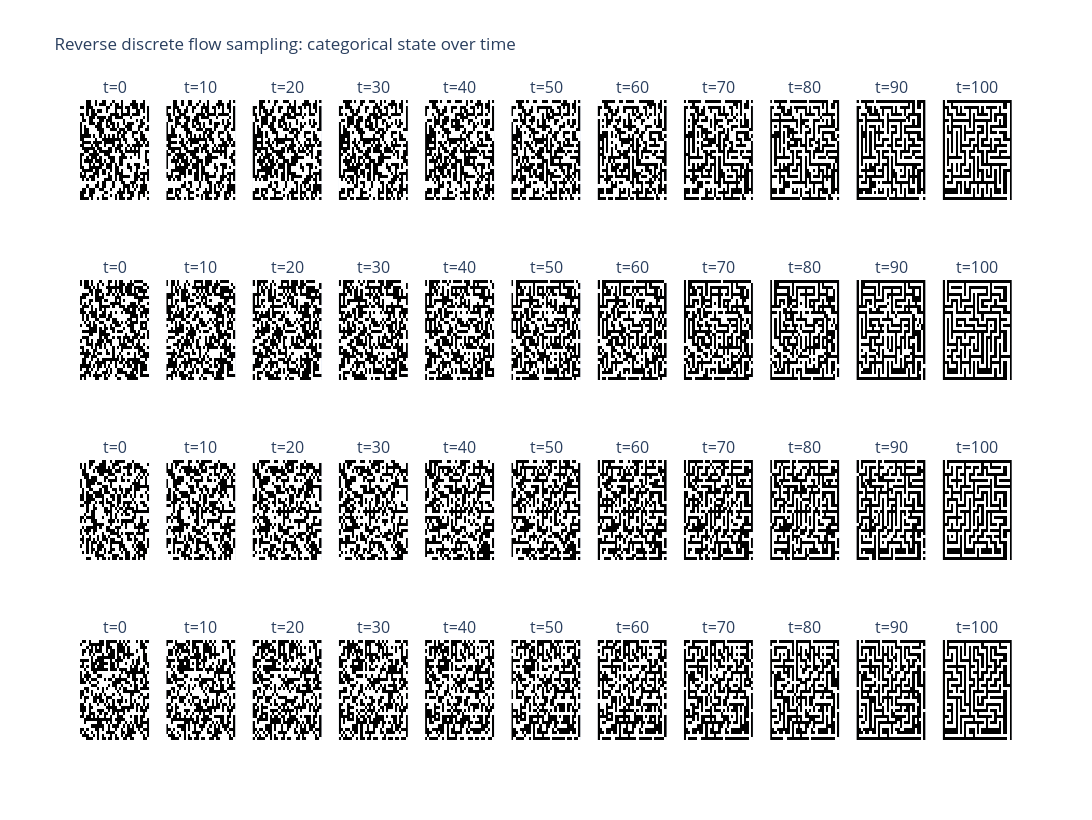
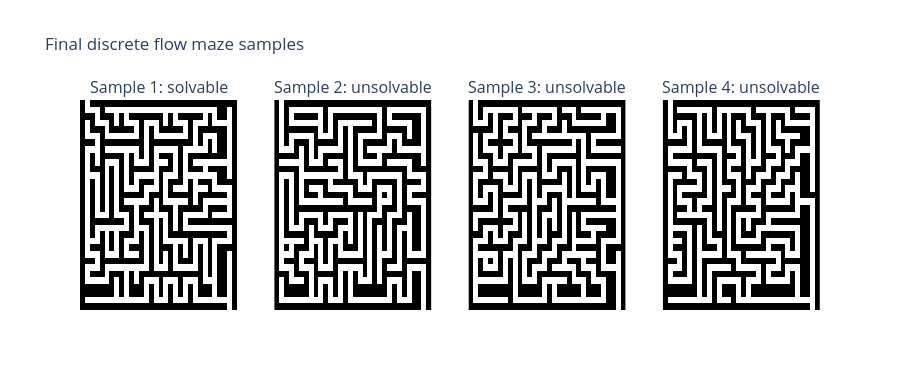

The notebook cell these images were saved under, in order:
### Markdown cell above
## 6. Reverse Sampling and Solvability

Start from a fresh uniform binary grid at $t=0$. At each step evaluate the endpoint posterior and independently flip pixels according to the learned discrete flow probability. The state remains categorical throughout; there is no embedding projection or temperature schedule. Finally measure connectivity between the fixed maze entrance and exit.

### Code cell
N_METRIC_SAMPLES = 128
N_TO_SHOW = 4
PREVIEW_TIMES = list(range(0, FLOW_STEPS + 1, 10))


@torch.no_grad()
def sample_discrete_flow(model, n_samples, capture_times=()):
    model.eval()
    x = torch.randint(0, NUM_CLASSES, (n_samples, 32, 32), device=DEVICE)
    initial_prior = x.clone()
    captures = {0: x.clone()} if 0 in capture_times else {}
    capture_times = set(capture_times)

    for step in range(FLOW_STEPS):
        t = step / FLOW_STEPS
        dt = 1.0 / FLOW_STEPS
        times = torch.full((n_samples,), t * TIME_EMBEDDING_SCALE, device=DEVICE)
        endpoint_probabilities = model(one_hot_pixels(x), times).softmax(dim=1)
        p_current = endpoint_probabilities.gather(1, x[:, None]).squeeze(1)
        p_endpoint_differs = (1.0 - p_current).clamp(0.0, 1.0)
        path_hazard_fraction = min(dt / max(1.0 - t, 1e-8), 1.0)
        p_jump = (p_endpoint_differs * path_hazard_fraction).clamp(0.0, 1.0)
        jump = torch.rand(p_jump.shape, device=DEVICE) < p_jump
        x = torch.where(jump, 1 - x, x)
        if step + 1 in capture_times:
            captures[step + 1] = x.clone()
    return x, captures, initial_prior


samples, snapshots, initial_prior = sample_discrete_flow(
    model, N_METRIC_SAMPLES, PREVIEW_TIMES
)
hard_samples = samples.cpu().numpy().astype(np.uint8)
print(
    f"Initial uniform prior class-1 fraction: {initial_prior.float().mean().item():.3f} (expected about 0.5)"
)

fig = make_subplots(
    rows=N_TO_SHOW,
    cols=len(PREVIEW_TIMES),
    subplot_titles=[f"t={step}" for _ in range(N_TO_SHOW) for step in PREVIEW_TIMES],
)
for row in range(N_TO_SHOW):
    for col, step in enumerate(PREVIEW_TIMES, start=1):
        fig.add_trace(
            go.Heatmap(
                z=snapshots[step][row].cpu().numpy(),
                zmin=0,
                zmax=1,
                colorscale=[[0, "black"], [1, "white"]],
                showscale=False,
            ),
            row=row + 1,
            col=col,
        )
fig.update_layout(
    title="Reverse discrete flow sampling: categorical state over time",
    height=820,
    width=1900,
)
fig.update_xaxes(showticklabels=False)
fig.update_yaxes(showticklabels=False, autorange="reversed")
fig.show()

solved = np.array([solvability_rate([maze]) for maze in hard_samples], dtype=bool)
print(f"Solvable samples: {solved.sum()}/{len(solved)} ({solved.mean():.1%})")
hard_fig = make_subplots(
    rows=1,
    cols=N_TO_SHOW,
    subplot_titles=[
        f"Sample {i + 1}: {'solvable' if solved[i] else 'unsolvable'}"
        for i in range(N_TO_SHOW)
    ],
)
for i in range(N_TO_SHOW):
    hard_fig.add_trace(
        go.Heatmap(
            z=hard_samples[i],
            zmin=0,
            zmax=1,
            colorscale=[[0, "black"], [1, "white"]],
            showscale=False,
        ),
        row=1,
        col=i + 1,
    )
hard_fig.update_layout(title="Final discrete flow maze samples", height=390, width=900)
hard_fig.update_xaxes(showticklabels=False)
hard_fig.update_yaxes(showticklabels=False, autorange="reversed")
hard_fig.show()

### Figure 1 — Plotly figure (JSON) as saved in the notebook; plotly's stock layout.template omitted (floating-point values rounded to 4 significant figures; data arrays with more than 128 entries replaced by an {"elided": "..."} marker saying what was removed)
{"data": [{"colorscale": [[0, "black"], [1, "white"]], "showscale": false, "type": "heatmap", "xaxis": "x", "yaxis": "y", "z": {"elided": "32x32 int values"}, "zmax": 1, "zmin": 0}, {"colorscale": [[0, "black"], [1, "white"]], "showscale": false, "type": "heatmap", "xaxis": "x2", "yaxis": "y2", "z": {"elided": "32x32 int values"}, "zmax": 1, "zmin": 0}, {"colorscale": [[0, "black"], [1, "white"]], "showscale": false, "type": "heatmap", "xaxis": "x3", "yaxis": "y3", "z": {"elided": "32x32 int values"}, "zmax": 1, "zmin": 0}, {"colorscale": [[0, "black"], [1, "white"]], "showscale": false, "type": "heatmap", "xaxis": "x4", "yaxis": "y4", "z": {"elided": "32x32 int values"}, "zmax": 1, "zmin": 0}, {"colorscale": [[0, "black"], [1, "white"]], "showscale": false, "type": "heatmap", "xaxis": "x5", "yaxis": "y5", "z": {"elided": "32x32 int values"}, "zmax": 1, "zmin": 0}, {"colorscale": [[0, "black"], [1, "white"]], "showscale": false, "type": "heatmap", "xaxis": "x6", "yaxis": "y6", "z": {"elided": "32x32 int values"}, "zmax": 1, "zmin": 0}, {"colorscale": [[0, "black"], [1, "white"]], "showscale": false, "type": "heatmap", "xaxis": "x7", "yaxis": "y7", "z": {"elided": "32x32 int values"}, "zmax": 1, "zmin": 0}, {"colorscale": [[0, "black"], [1, "white"]], "showscale": false, "type": "heatmap", "xaxis": "x8", "yaxis": "y8", "z": {"elided": "32x32 int values"}, "zmax": 1, "zmin": 0}, {"colorscale": [[0, "black"], [1, "white"]], "showscale": false, "type": "heatmap", "xaxis": "x9", "yaxis": "y9", "z": {"elided": "32x32 int values"}, "zmax": 1, "zmin": 0}, {"colorscale": [[0, "black"], [1, "white"]], "showscale": false, "type": "heatmap", "xaxis": "x10", "yaxis": "y10", "z": {"elided": "32x32 int values"}, "zmax": 1, "zmin": 0}, {"colorscale": [[0, "black"], [1, "white"]], "showscale": false, "type": "heatmap", "xaxis": "x11", "yaxis": "y11", "z": {"elided": "32x32 int values"}, "zmax": 1, "zmin": 0}, {"colorscale": [[0, "black"], [1, "white"]], "showscale": false, "type": "heatmap", "xaxis": "x12", "yaxis": "y12", "z": {"elided": "32x32 int values"}, "zmax": 1, "zmin": 0}, {"colorscale": [[0, "black"], [1, "white"]], "showscale": false, "type": "heatmap", "xaxis": "x13", "yaxis": "y13", "z": {"elided": "32x32 int values"}, "zmax": 1, "zmin": 0}, {"colorscale": [[0, "black"], [1, "white"]], "showscale": false, "type": "heatmap", "xaxis": "x14", "yaxis": "y14", "z": {"elided": "32x32 int values"}, "zmax": 1, "zmin": 0}, {"colorscale": [[0, "black"], [1, "white"]], "showscale": false, "type": "heatmap", "xaxis": "x15", "yaxis": "y15", "z": {"elided": "32x32 int values"}, "zmax": 1, "zmin": 0}, {"colorscale": [[0, "black"], [1, "white"]], "showscale": false, "type": "heatmap", "xaxis": "x16", "yaxis": "y16", "z": {"elided": "32x32 int values"}, "zmax": 1, "zmin": 0}, {"colorscale": [[0, "black"], [1, "white"]], "showscale": false, "type": "heatmap", "xaxis": "x17", "yaxis": "y17", "z": {"elided": "32x32 int values"}, "zmax": 1, "zmin": 0}, {"colorscale": [[0, "black"], [1, "white"]], "showscale": false, "type": "heatmap", "xaxis": "x18", "yaxis": "y18", "z": {"elided": "32x32 int values"}, "zmax": 1, "zmin": 0}, {"colorscale": [[0, "black"], [1, "white"]], "showscale": false, "type": "heatmap", "xaxis": "x19", "yaxis": "y19", "z": {"elided": "32x32 int values"}, "zmax": 1, "zmin": 0}, {"colorscale": [[0, "black"], [1, "white"]], "showscale": false, "type": "heatmap", "xaxis": "x20", "yaxis": "y20", "z": {"elided": "32x32 int values"}, "zmax": 1, "zmin": 0}, {"colorscale": [[0, "black"], [1, "white"]], "showscale": false, "type": "heatmap", "xaxis": "x21", "yaxis": "y21", "z": {"elided": "32x32 int values"}, "zmax": 1, "zmin": 0}, {"colorscale": [[0, "black"], [1, "white"]], "showscale": false, "type": "heatmap", "xaxis": "x22", "yaxis": "y22", "z": {"elided": "32x32 int values"}, "zmax": 1, "zmin": 0}, {"colorscale": [[0, "black"], [1, "white"]], "showscale": false, "type": "heatmap", "xaxis": "x23", "yaxis": "y23", "z": {"elided": "32x32 int values"}, "zmax": 1, "zmin": 0}, {"colorscale": [[0, "black"], [1, "white"]], "showscale": false, "type": "heatmap", "xaxis": "x24", "yaxis": "y24", "z": {"elided": "32x32 int values"}, "zmax": 1, "zmin": 0}, {"colorscale": [[0, "black"], [1, "white"]], "showscale": false, "type": "heatmap", "xaxis": "x25", "yaxis": "y25", "z": {"elided": "32x32 int values"}, "zmax": 1, "zmin": 0}, {"colorscale": [[0, "black"], [1, "white"]], "showscale": false, "type": "heatmap", "xaxis": "x26", "yaxis": "y26", "z": {"elided": "32x32 int values"}, "zmax": 1, "zmin": 0}, {"colorscale": [[0, "black"], [1, "white"]], "showscale": false, "type": "heatmap", "xaxis": "x27", "yaxis": "y27", "z": {"elided": "32x32 int values"}, "zmax": 1, "zmin": 0}, {"colorscale": [[0, "black"], [1, "white"]], "showscale": false, "type": "heatmap", "xaxis": "x28", "yaxis": "y28", "z": {"elided": "32x32 int values"}, "zmax": 1, "zmin": 0}, {"colorscale": [[0, "black"], [1, "white"]], "showscale": false, "type": "heatmap", "xaxis": "x29", "yaxis": "y29", "z": {"elided": "32x32 int values"}, "zmax": 1, "zmin": 0}, {"colorscale": [[0, "black"], [1, "white"]], "showscale": false, "type": "heatmap", "xaxis": "x30", "yaxis": "y30", "z": {"elided": "32x32 int values"}, "zmax": 1, "zmin": 0}, {"colorscale": [[0, "black"], [1, "white"]], "showscale": false, "type": "heatmap", "xaxis": "x31", "yaxis": "y31", "z": {"elided": "32x32 int values"}, "zmax": 1, "zmin": 0}, {"colorscale": [[0, "black"], [1, "white"]], "showscale": false, "type": "heatmap", "xaxis": "x32", "yaxis": "y32", "z": {"elided": "32x32 int values"}, "zmax": 1, "zmin": 0}, {"colorscale": [[0, "black"], [1, "white"]], "showscale": false, "type": "heatmap", "xaxis": "x33", "yaxis": "y33", "z": {"elided": "32x32 int values"}, "zmax": 1, "zmin": 0}, {"colorscale": [[0, "black"], [1, "white"]], "showscale": false, "type": "heatmap", "xaxis": "x34", "yaxis": "y34", "z": {"elided": "32x32 int values"}, "zmax": 1, "zmin": 0}, {"colorscale": [[0, "black"], [1, "white"]], "showscale": false, "type": "heatmap", "xaxis": "x35", "yaxis": "y35", "z": {"elided": "32x32 int values"}, "zmax": 1, "zmin": 0}, {"colorscale": [[0, "black"], [1, "white"]], "showscale": false, "type": "heatmap", "xaxis": "x36", "yaxis": "y36", "z": {"elided": "32x32 int values"}, "zmax": 1, "zmin": 0}, {"colorscale": [[0, "black"], [1, "white"]], "showscale": false, "type": "heatmap", "xaxis": "x37", "yaxis": "y37", "z": {"elided": "32x32 int values"}, "zmax": 1, "zmin": 0}, {"colorscale": [[0, "black"], [1, "white"]], "showscale": false, "type": "heatmap", "xaxis": "x38", "yaxis": "y38", "z": {"elided": "32x32 int values"}, "zmax": 1, "zmin": 0}, {"colorscale": [[0, "black"], [1, "white"]], "showscale": false, "type": "heatmap", "xaxis": "x39", "yaxis": "y39", "z": {"elided": "32x32 int values"}, "zmax": 1, "zmin": 0}, {"colorscale": [[0, "black"], [1, "white"]], "showscale": false, "type": "heatmap", "xaxis": "x40", "yaxis": "y40", "z": {"elided": "32x32 int values"}, "zmax": 1, "zmin": 0}, {"colorscale": [[0, "black"], [1, "white"]], "showscale": false, "type": "heatmap", "xaxis": "x41", "yaxis": "y41", "z": {"elided": "32x32 int values"}, "zmax": 1, "zmin": 0}, {"colorscale": [[0, "black"], [1, "white"]], "showscale": false, "type": "heatmap", "xaxis": "x42", "yaxis": "y42", "z": {"elided": "32x32 int values"}, "zmax": 1, "zmin": 0}, {"colorscale": [[0, "black"], [1, "white"]], "showscale": false, "type": "heatmap", "xaxis": "x43", "yaxis": "y43", "z": {"elided": "32x32 int values"}, "zmax": 1, "zmin": 0}, {"colorscale": [[0, "black"], [1, "white"]], "showscale": false, "type": "heatmap", "xaxis": "x44", "yaxis": "y44", "z": {"elided": "32x32 int values"}, "zmax": 1, "zmin": 0}], "layout": {"annotations": [{"font": {"size": 16}, "showarrow": false, "text": "t=0", "x": 0.03719, "xanchor": "center", "xref": "paper", "y": 1, "yanchor": "bottom", "yref": "paper"}, {"font": {"size": 16}, "showarrow": false, "text": "t=10", "x": 0.1298, "xanchor": "center", "xref": "paper", "y": 1, "yanchor": "bottom", "yref": "paper"}, {"font": {"size": 16}, "showarrow": false, "text": "t=20", "x": 0.2223, "xanchor": "center", "xref": "paper", "y": 1, "yanchor": "bottom", "yref": "paper"}, {"font": {"size": 16}, "showarrow": false, "text": "t=30", "x": 0.3149, "xanchor": "center", "xref": "paper", "y": 1, "yanchor": "bottom", "yref": "paper"}, {"font": {"size": 16}, "showarrow": false, "text": "t=40", "x": 0.4074, "xanchor": "center", "xref": "paper", "y": 1, "yanchor": "bottom", "yref": "paper"}, {"font": {"size": 16}, "showarrow": false, "text": "t=50", "x": 0.5, "xanchor": "center", "xref": "paper", "y": 1, "yanchor": "bottom", "yref": "paper"}, {"font": {"size": 16}, "showarrow": false, "text": "t=60", "x": 0.5926, "xanchor": "center", "xref": "paper", "y": 1, "yanchor": "bottom", "yref": "paper"}, {"font": {"size": 16}, "showarrow": false, "text": "t=70", "x": 0.6851, "xanchor": "center", "xref": "paper", "y": 1, "yanchor": "bottom", "yref": "paper"}, {"font": {"size": 16}, "showarrow": false, "text": "t=80", "x": 0.7777, "xanchor": "center", "xref": "paper", "y": 1, "yanchor": "bottom", "yref": "paper"}, {"font": {"size": 16}, "showarrow": false, "text": "t=90", "x": 0.8702, "xanchor": "center", "xref": "paper", "y": 1, "yanchor": "bottom", "yref": "paper"}, {"font": {"size": 16}, "showarrow": false, "text": "t=100", "x": 0.9628, "xanchor": "center", "xref": "paper", "y": 1, "yanchor": "bottom", "yref": "paper"}, {"font": {"size": 16}, "showarrow": false, "text": "t=0", "x": 0.03719, "xanchor": "center", "xref": "paper", "y": 0.7188, "yanchor": "bottom", "yref": "paper"}, {"font": {"size": 16}, "showarrow": false, "text": "t=10", "x": 0.1298, "xanchor": "center", "xref": "paper", "y": 0.7188, "yanchor": "bottom", "yref": "paper"}, {"font": {"size": 16}, "showarrow": false, "text": "t=20", "x": 0.2223, "xanchor": "center", "xref": "paper", "y": 0.7188, "yanchor": "bottom", "yref": "paper"}, {"font": {"size": 16}, "showarrow": false, "text": "t=30", "x": 0.3149, "xanchor": "center", "xref": "paper", "y": 0.7188, "yanchor": "bottom", "yref": "paper"}, {"font": {"size": 16}, "showarrow": false, "text": "t=40", "x": 0.4074, "xanchor": "center", "xref": "paper", "y": 0.7188, "yanchor": "bottom", "yref": "paper"}, {"font": {"size": 16}, "showarrow": false, "text": "t=50", "x": 0.5, "xanchor": "center", "xref": "paper", "y": 0.7188, "yanchor": "bottom", "yref": "paper"}, {"font": {"size": 16}, "showarrow": false, "text": "t=60", "x": 0.5926, "xanchor": "center", "xref": "paper", "y": 0.7188, "yanchor": "bottom", "yref": "paper"}, {"font": {"size": 16}, "showarrow": false, "text": "t=70", "x": 0.6851, "xanchor": "center", "xref": "paper", "y": 0.7188, "yanchor": "bottom", "yref": "paper"}, {"font": {"size": 16}, "showarrow": false, "text": "t=80", "x": 0.7777, "xanchor": "center", "xref": "paper", "y": 0.7188, "yanchor": "bottom", "yref": "paper"}, {"font": {"size": 16}, "showarrow": false, "text": "t=90", "x": 0.8702, "xanchor": "center", "xref": "paper", "y": 0.7188, "yanchor": "bottom", "yref": "paper"}, {"font": {"size": 16}, "showarrow": false, "text": "t=100", "x": 0.9628, "xanchor": "center", "xref": "paper", "y": 0.7188, "yanchor": "bottom", "yref": "paper"}, {"font": {"size": 16}, "showarrow": false, "text": "t=0", "x": 0.03719, "xanchor": "center", "xref": "paper", "y": 0.4375, "yanchor": "bottom", "yref": "paper"}, {"font": {"size": 16}, "showarrow": false, "text": "t=10", "x": 0.1298, "xanchor": "center", "xref": "paper", "y": 0.4375, "yanchor": "bottom", "yref": "paper"}, {"font": {"size": 16}, "showarrow": false, "text": "t=20", "x": 0.2223, "xanchor": "center", "xref": "paper", "y": 0.4375, "yanchor": "bottom", "yref": "paper"}, {"font": {"size": 16}, "showarrow": false, "text": "t=30", "x": 0.3149, "xanchor": "center", "xref": "paper", "y": 0.4375, "yanchor": "bottom", "yref": "paper"}, {"font": {"size": 16}, "showarrow": false, "text": "t=40", "x": 0.4074, "xanchor": "center", "xref": "paper", "y": 0.4375, "yanchor": "bottom", "yref": "paper"}, {"font": {"size": 16}, "showarrow": false, "text": "t=50", "x": 0.5, "xanchor": "center", "xref": "paper", "y": 0.4375, "yanchor": "bottom", "yref": "paper"}, {"font": {"size": 16}, "showarrow": false, "text": "t=60", "x": 0.5926, "xanchor": "center", "xref": "paper", "y": 0.4375, "yanchor": "bottom", "yref": "paper"}, {"font": {"size": 16}, "showarrow": false, "text": "t=70", "x": 0.6851, "xanchor": "center", "xref": "paper", "y": 0.4375, "yanchor": "bottom", "yref": "paper"}, {"font": {"size": 16}, "showarrow": false, "text": "t=80", "x": 0.7777, "xanchor": "center", "xref": "paper", "y": 0.4375, "yanchor": "bottom", "yref": "paper"}, {"font": {"size": 16}, "showarrow": false, "text": "t=90", "x": 0.8702, "xanchor": "center", "xref": "paper", "y": 0.4375, "yanchor": "bottom", "yref": "paper"}, {"font": {"size": 16}, "showarrow": false, "text": "t=100", "x": 0.9628, "xanchor": "center", "xref": "paper", "y": 0.4375, "yanchor": "bottom", "yref": "paper"}, {"font": {"size": 16}, "showarrow": false, "text": "t=0", "x": 0.03719, "xanchor": "center", "xref": "paper", "y": 0.1562, "yanchor": "bottom", "yref": "paper"}, {"font": {"size": 16}, "showarrow": false, "text": "t=10", "x": 0.1298, "xanchor": "center", "xref": "paper", "y": 0.1562, "yanchor": "bottom", "yref": "paper"}, {"font": {"size": 16}, "showarrow": false, "text": "t=20", "x": 0.2223, "xanchor": "center", "xref": "paper", "y": 0.1562, "yanchor": "bottom", "yref": "paper"}, {"font": {"size": 16}, "showarrow": false, "text": "t=30", "x": 0.3149, "xanchor": "center", "xref": "paper", "y": 0.1562, "yanchor": "bottom", "yref": "paper"}, {"font": {"size": 16}, "showarrow": false, "text": "t=40", "x": 0.4074, "xanchor": "center", "xref": "paper", "y": 0.1562, "yanchor": "bottom", "yref": "paper"}, {"font": {"size": 16}, "showarrow": false, "text": "t=50", "x": 0.5, "xanchor": "center", "xref": "paper", "y": 0.1562, "yanchor": "bottom", "yref": "paper"}, {"font": {"size": 16}, "showarrow": false, "text": "t=60", "x": 0.5926, "xanchor": "center", "xref": "paper", "y": 0.1562, "yanchor": "bottom", "yref": "paper"}, {"font": {"size": 16}, "showarrow": false, "text": "t=70", "x": 0.6851, "xanchor": "center", "xref": "paper", "y": 0.1562, "yanchor": "bottom", "yref": "paper"}, {"font": {"size": 16}, "showarrow": false, "text": "t=80", "x": 0.7777, "xanchor": "center", "xref": "paper", "y": 0.1562, "yanchor": "bottom", "yref": "paper"}, {"font": {"size": 16}, "showarrow": false, "text": "t=90", "x": 0.8702, "xanchor": "center", "xref": "paper", "y": 0.1562, "yanchor": "bottom", "yref": "paper"}, {"font": {"size": 16}, "showarrow": false, "text": "t=100", "x": 0.9628, "xanchor": "center", "xref": "paper", "y": 0.1562, "yanchor": "bottom", "yref": "paper"}], "height": 820, "title": {"text": "Reverse discrete flow sampling: categorical state over time"}, "width": 1900, "xaxis": {"anchor": "y", "domain": [0, 0.07438], "showticklabels": false}, "xaxis10": {"anchor": "y10", "domain": [0.8331, 0.9074], "showticklabels": false}, "xaxis11": {"anchor": "y11", "domain": [0.9256, 1.0], "showticklabels": false}, "xaxis12": {"anchor": "y12", "domain": [0, 0.07438], "showticklabels": false}, "xaxis13": {"anchor": "y13", "domain": [0.09256, 0.1669], "showticklabels": false}, "xaxis14": {"anchor": "y14", "domain": [0.1851, 0.2595], "showticklabels": false}, "xaxis15": {"anchor": "y15", "domain": [0.2777, 0.3521], "showticklabels": false}, "xaxis16": {"anchor": "y16", "domain": [0.3702, 0.4446], "showticklabels": false}, "xaxis17": {"anchor": "y17", "domain": [0.4628, 0.5372], "showticklabels": false}, "xaxis18": {"anchor": "y18", "domain": [0.5554, 0.6298], "showticklabels": false}, "xaxis19": {"anchor": "y19", "domain": [0.6479, 0.7223], "showticklabels": false}, "xaxis2": {"anchor": "y2", "domain": [0.09256, 0.1669], "showticklabels": false}, "xaxis20": {"anchor": "y20", "domain": [0.7405, 0.8149], "showticklabels": false}, "xaxis21": {"anchor": "y21", "domain": [0.8331, 0.9074], "showticklabels": false}, "xaxis22": {"anchor": "y22", "domain": [0.9256, 1.0], "showticklabels": false}, "xaxis23": {"anchor": "y23", "domain": [0, 0.07438], "showticklabels": false}, "xaxis24": {"anchor": "y24", "domain": [0.09256, 0.1669], "showticklabels": false}, "xaxis25": {"anchor": "y25", "domain": [0.1851, 0.2595], "showticklabels": false}, "xaxis26": {"anchor": "y26", "domain": [0.2777, 0.3521], "showticklabels": false}, "xaxis27": {"anchor": "y27", "domain": [0.3702, 0.4446], "showticklabels": false}, "xaxis28": {"anchor": "y28", "domain": [0.4628, 0.5372], "showticklabels": false}, "xaxis29": {"anchor": "y29", "domain": [0.5554, 0.6298], "showticklabels": false}, "xaxis3": {"anchor": "y3", "domain": [0.1851, 0.2595], "showticklabels": false}, "xaxis30": {"anchor": "y30", "domain": [0.6479, 0.7223], "showticklabels": false}, "xaxis31": {"anchor": "y31", "domain": [0.7405, 0.8149], "showticklabels": false}, "xaxis32": {"anchor": "y32", "domain": [0.8331, 0.9074], "showticklabels": false}, "xaxis33": {"anchor": "y33", "domain": [0.9256, 1.0], "showticklabels": false}, "xaxis34": {"anchor": "y34", "domain": [0, 0.07438], "showticklabels": false}, "xaxis35": {"anchor": "y35", "domain": [0.09256, 0.1669], "showticklabels": false}, "xaxis36": {"anchor": "y36", "domain": [0.1851, 0.2595], "showticklabels": false}, "xaxis37": {"anchor": "y37", "domain": [0.2777, 0.3521], "showticklabels": false}, "xaxis38": {"anchor": "y38", "domain": [0.3702, 0.4446], "showticklabels": false}, "xaxis39": {"anchor": "y39", "domain": [0.4628, 0.5372], "showticklabels": false}, "xaxis4": {"anchor": "y4", "domain": [0.2777, 0.3521], "showticklabels": false}, "xaxis40": {"anchor": "y40", "domain": [0.5554, 0.6298], "showticklabels": false}, "xaxis41": {"anchor": "y41", "domain": [0.6479, 0.7223], "showticklabels": false}, "xaxis42": {"anchor": "y42", "domain": [0.7405, 0.8149], "showticklabels": false}, "xaxis43": {"anchor": "y43", "domain": [0.8331, 0.9074], "showticklabels": false}, "xaxis44": {"anchor": "y44", "domain": [0.9256, 1.0], "showticklabels": false}, "xaxis5": {"anchor": "y5", "domain": [0.3702, 0.4446], "showticklabels": false}, "xaxis6": {"anchor": "y6", "domain": [0.4628, 0.5372], "showticklabels": false}, "xaxis7": {"anchor": "y7", "domain": [0.5554, 0.6298], "showticklabels": false}, "xaxis8": {"anchor": "y8", "domain": [0.6479, 0.7223], "showticklabels": false}, "xaxis9": {"anchor": "y9", "domain": [0.7405, 0.8149], "showticklabels": false}, "yaxis": {"anchor": "x", "autorange": "reversed", "domain": [0.8438, 1], "showticklabels": false}, "yaxis10": {"anchor": "x10", "autorange": "reversed", "domain": [0.8438, 1], "showticklabels": false}, "yaxis11": {"anchor": "x11", "autorange": "reversed", "domain": [0.8438, 1], "showticklabels": false}, "yaxis12": {"anchor": "x12", "autorange": "reversed", "domain": [0.5625, 0.7188], "showticklabels": false}, "yaxis13": {"anchor": "x13", "autorange": "reversed", "domain": [0.5625, 0.7188], "showticklabels": false}, "yaxis14": {"anchor": "x14", "autorange": "reversed", "domain": [0.5625, 0.7188], "showticklabels": false}, "yaxis15": {"anchor": "x15", "autorange": "reversed", "domain": [0.5625, 0.7188], "showticklabels": false}, "yaxis16": {"anchor": "x16", "autorange": "reversed", "domain": [0.5625, 0.7188], "showticklabels": false}, "yaxis17": {"anchor": "x17", "autorange": "reversed", "domain": [0.5625, 0.7188], "showticklabels": false}, "yaxis18": {"anchor": "x18", "autorange": "reversed", "domain": [0.5625, 0.7188], "showticklabels": false}, "yaxis19": {"anchor": "x19", "autorange": "reversed", "domain": [0.5625, 0.7188], "showticklabels": false}, "yaxis2": {"anchor": "x2", "autorange": "reversed", "domain": [0.8438, 1], "showticklabels": false}, "yaxis20": {"anchor": "x20", "autorange": "reversed", "domain": [0.5625, 0.7188], "showticklabels": false}, "yaxis21": {"anchor": "x21", "autorange": "reversed", "domain": [0.5625, 0.7188], "showticklabels": false}, "yaxis22": {"anchor": "x22", "autorange": "reversed", "domain": [0.5625, 0.7188], "showticklabels": false}, "yaxis23": {"anchor": "x23", "autorange": "reversed", "domain": [0.2812, 0.4375], "showticklabels": false}, "yaxis24": {"anchor": "x24", "autorange": "reversed", "domain": [0.2812, 0.4375], "showticklabels": false}, "yaxis25": {"anchor": "x25", "autorange": "reversed", "domain": [0.2812, 0.4375], "showticklabels": false}, "yaxis26": {"anchor": "x26", "autorange": "reversed", "domain": [0.2812, 0.4375], "showticklabels": false}, "yaxis27": {"anchor": "x27", "autorange": "reversed", "domain": [0.2812, 0.4375], "showticklabels": false}, "yaxis28": {"anchor": "x28", "autorange": "reversed", "domain": [0.2812, 0.4375], "showticklabels": false}, "yaxis29": {"anchor": "x29", "autorange": "reversed", "domain": [0.2812, 0.4375], "showticklabels": false}, "yaxis3": {"anchor": "x3", "autorange": "reversed", "domain": [0.8438, 1], "showticklabels": false}, "yaxis30": {"anchor": "x30", "autorange": "reversed", "domain": [0.2812, 0.4375], "showticklabels": false}, "yaxis31": {"anchor": "x31", "autorange": "reversed", "domain": [0.2812, 0.4375], "showticklabels": false}, "yaxis32": {"anchor": "x32", "autorange": "reversed", "domain": [0.2812, 0.4375], "showticklabels": false}, "yaxis33": {"anchor": "x33", "autorange": "reversed", "domain": [0.2812, 0.4375], "showticklabels": false}, "yaxis34": {"anchor": "x34", "autorange": "reversed", "domain": [0, 0.1562], "showticklabels": false}, "yaxis35": {"anchor": "x35", "autorange": "reversed", "domain": [0, 0.1562], "showticklabels": false}, "yaxis36": {"anchor": "x36", "autorange": "reversed", "domain": [0, 0.1562], "showticklabels": false}, "yaxis37": {"anchor": "x37", "autorange": "reversed", "domain": [0, 0.1562], "showticklabels": false}, "yaxis38": {"anchor": "x38", "autorange": "reversed", "domain": [0, 0.1562], "showticklabels": false}, "yaxis39": {"anchor": "x39", "autorange": "reversed", "domain": [0, 0.1562], "showticklabels": false}, "yaxis4": {"anchor": "x4", "autorange": "reversed", "domain": [0.8438, 1], "showticklabels": false}, "yaxis40": {"anchor": "x40", "autorange": "reversed", "domain": [0, 0.1562], "showticklabels": false}, "yaxis41": {"anchor": "x41", "autorange": "reversed", "domain": [0, 0.1562], "showticklabels": false}, "yaxis42": {"anchor": "x42", "autorange": "reversed", "domain": [0, 0.1562], "showticklabels": false}, "yaxis43": {"anchor": "x43", "autorange": "reversed", "domain": [0, 0.1562], "showticklabels": false}, "yaxis44": {"anchor": "x44", "autorange": "reversed", "domain": [0, 0.1562], "showticklabels": false}, "yaxis5": {"anchor": "x5", "autorange": "reversed", "domain": [0.8438, 1], "showticklabels": false}, "yaxis6": {"anchor": "x6", "autorange": "reversed", "domain": [0.8438, 1], "showticklabels": false}, "yaxis7": {"anchor": "x7", "autorange": "reversed", "domain": [0.8438, 1], "showticklabels": false}, "yaxis8": {"anchor": "x8", "autorange": "reversed", "domain": [0.8438, 1], "showticklabels": false}, "yaxis9": {"anchor": "x9", "autorange": "reversed", "domain": [0.8438, 1], "showticklabels": false}}}

### Figure 2 — Plotly figure (JSON) as saved in the notebook; plotly's stock layout.template omitted (floating-point values rounded to 4 significant figures; data arrays with more than 128 entries replaced by an {"elided": "..."} marker saying what was removed)
{"data": [{"colorscale": [[0, "black"], [1, "white"]], "showscale": false, "type": "heatmap", "xaxis": "x", "yaxis": "y", "z": {"elided": "32x32 int values"}, "zmax": 1, "zmin": 0}, {"colorscale": [[0, "black"], [1, "white"]], "showscale": false, "type": "heatmap", "xaxis": "x2", "yaxis": "y2", "z": {"elided": "32x32 int values"}, "zmax": 1, "zmin": 0}, {"colorscale": [[0, "black"], [1, "white"]], "showscale": false, "type": "heatmap", "xaxis": "x3", "yaxis": "y3", "z": {"elided": "32x32 int values"}, "zmax": 1, "zmin": 0}, {"colorscale": [[0, "black"], [1, "white"]], "showscale": false, "type": "heatmap", "xaxis": "x4", "yaxis": "y4", "z": {"elided": "32x32 int values"}, "zmax": 1, "zmin": 0}], "layout": {"annotations": [{"font": {"size": 16}, "showarrow": false, "text": "Sample 1: solvable", "x": 0.1062, "xanchor": "center", "xref": "paper", "y": 1, "yanchor": "bottom", "yref": "paper"}, {"font": {"size": 16}, "showarrow": false, "text": "Sample 2: unsolvable", "x": 0.3688, "xanchor": "center", "xref": "paper", "y": 1, "yanchor": "bottom", "yref": "paper"}, {"font": {"size": 16}, "showarrow": false, "text": "Sample 3: unsolvable", "x": 0.6313, "xanchor": "center", "xref": "paper", "y": 1, "yanchor": "bottom", "yref": "paper"}, {"font": {"size": 16}, "showarrow": false, "text": "Sample 4: unsolvable", "x": 0.8938, "xanchor": "center", "xref": "paper", "y": 1, "yanchor": "bottom", "yref": "paper"}], "height": 390, "title": {"text": "Final discrete flow maze samples"}, "width": 900, "xaxis": {"anchor": "y", "domain": [0, 0.2125], "showticklabels": false}, "xaxis2": {"anchor": "y2", "domain": [0.2625, 0.475], "showticklabels": false}, "xaxis3": {"anchor": "y3", "domain": [0.525, 0.7375], "showticklabels": false}, "xaxis4": {"anchor": "y4", "domain": [0.7875, 1], "showticklabels": false}, "yaxis": {"anchor": "x", "autorange": "reversed", "domain": [0, 1], "showticklabels": false}, "yaxis2": {"anchor": "x2", "autorange": "reversed", "domain": [0, 1], "showticklabels": false}, "yaxis3": {"anchor": "x3", "autorange": "reversed", "domain": [0, 1], "showticklabels": false}, "yaxis4": {"anchor": "x4", "autorange": "reversed", "domain": [0, 1], "showticklabels": false}}}
